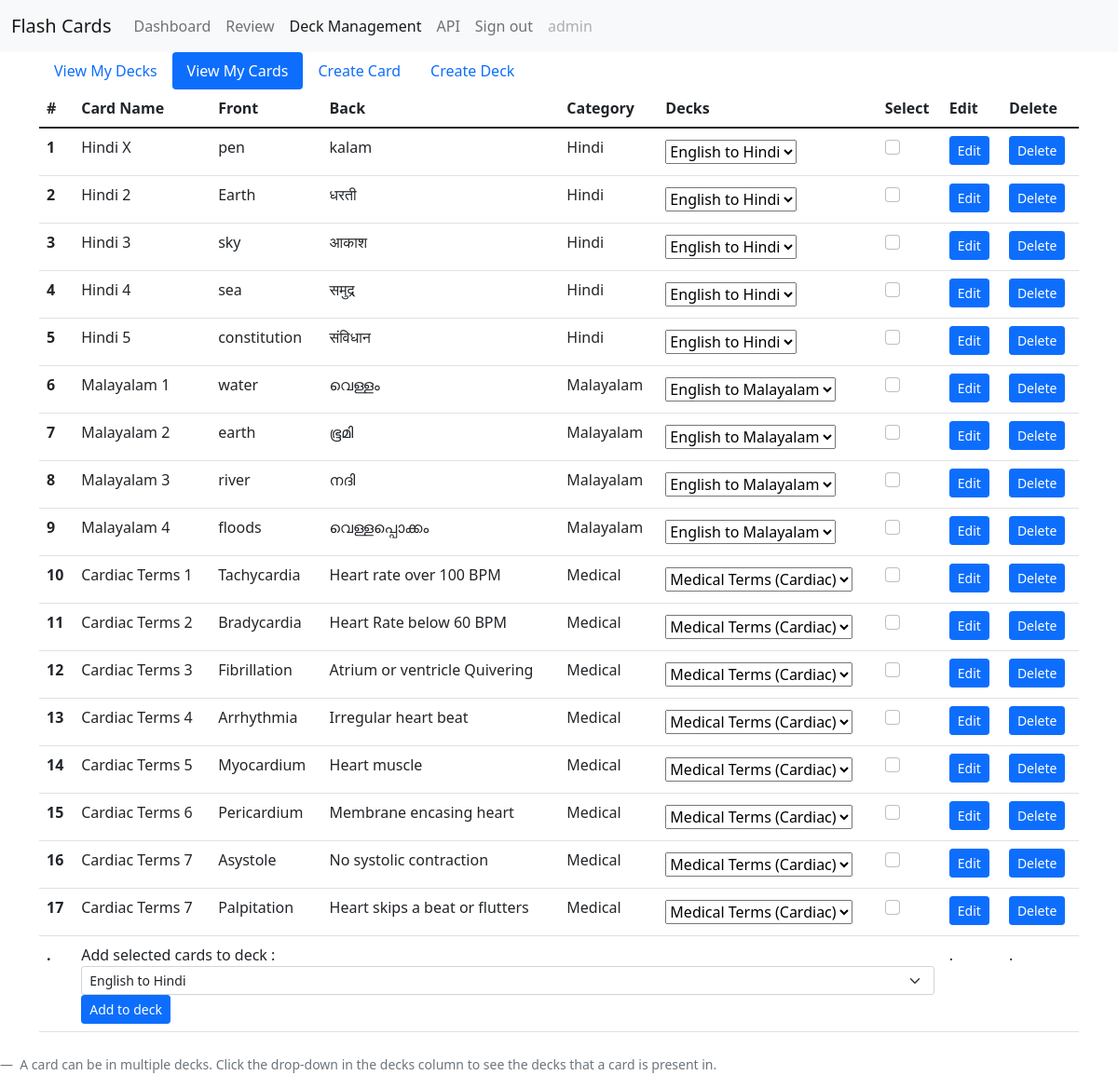
/deck_management/view_cards (signed in), run on the app's committed database.
### model.py (models this page shows)
class User(UserMixin,db.Model):
  id=db.Column(db.Integer, primary_key=True, autoincrement=True)
  username=db.Column(db.String(30),unique=True,nullable=False)
  password=db.Column(db.String(30),nullable=False)
  decks = db.relationship('User_Deck_Rel',backref='User')
  cards = db.relationship('User_Card_Rel',backref='User')
  user_decks=db.relationship('Deck',backref='User')
  user_cards=db.relationship('Card', backref='User')

class Card(db.Model):
  id=db.Column(db.Integer, primary_key=True, autoincrement=True)
  card_name=db.Column(db.String(30),nullable=False)
  front_content=db.Column(db.String(30),nullable=False)
  back_content=db.Column(db.String(30),nullable=False)
  category=db.Column(db.String(30),nullable=False)
  owner = db.Column(db.String(30),db.ForeignKey('user.username'),nullable=False)
  decks = db.relationship('Card_Deck_Rel',backref='Card')

class Deck(db.Model):
  id=db.Column(db.Integer, primary_key=True, autoincrement=True)
  deck_name=db.Column(db.String(30),nullable=False)
  subtitle=db.Column(db.String(30),nullable=False)
  summary=db.Column(db.String(30),nullable=False)
  owner = db.Column(db.String(30),db.ForeignKey('user.username'),nullable=False)
  cards = db.relationship('Card_Deck_Rel',backref='Deck')

### main.py (the view)
@app.route('/deck_management/view_cards',methods =['GET','POST'])
@login_required
def view_cards():
  if request.method=="POST":
    submit = request.form.get('submit',None)
    if submit==None:
      return redirect('/deck_management/view_cards')
    if submit == 'add_to_deck':
      selected_cards=request.form.getlist('selected')
      if len(selected_cards)<1:
        return redirect('/deck_management/view_cards')
      selected_deck=request.form.get('selected_deck',None)
      if selected_deck==None:
        return redirect('/deck_management/view_cards')
      deckx=Deck.query.filter_by(id=selected_deck).first()
      cards_in_deck = []
      for i in deckx.cards:
        cards_in_deck.append(i.card_id)
      for i in selected_cards:
        if int(i) not in cards_in_deck:
          rel = Card_Deck_Rel(card_id=i,deck_id=selected_deck)
          db.session.add(rel)
      db.session.commit()
      return redirect('/deck_management/view_cards')
    if submit.startswith("delete"):
      card_id=submit.split('_')[-1]
      User_Card_Rel.query.filter_by(card_id=card_id).delete()
      Card_Deck_Rel.query.filter_by(card_id=card_id).delete()
      Card.query.filter_by(id=card_id).delete()
      db.session.commit()
      return redirect('/deck_management/view_cards')
    if submit.startswith("edit"):
      card_id=submit.split('_')[-1]
      cardx=Card.query.filter_by(id=card_id).first()
      decks=[]
      for i in cardx.decks:
        deckx= Deck.query.filter_by(id=i.deck_id).first()
        decks.append(deckx)
      if cardx:
        return render_template('edit_card.html',username=current_user.username,card=cardx,decks=decks)
      else:
        return redirect('/deck_management/view_cards')
    if submit == "save_edit":
      card_id = request.form.get('id',None)
      card_name = request.form.get('cname',None)
      front_content = request.form.get('fcontent',None)
      back_content = request.form.get('bcontent',None)
      category = request.form.get('category',None)
      if card_id==None or card_name==None or front_content==None or back_content==None or category==None:
        return redirect('/deck_management/view_cards')
      if type(card_name)==type("abc") and type(front_content)==type("abc") and type(back_content)==type("abc") and type(category)==type("abc"):
        if len(card_name.strip())==0 or len(card_name.strip())>30 or len(front_content.strip())==0 or len(front_content.strip())>30 or len(back_content.strip())==0 or len(back_content.strip())>30 or len(category.strip())==0 or len(category.strip())>30:
          return redirect('/deck_management/view_cards')
      else:
        return redirect('/deck_management/view_cards')
      cardx=Card.query.filter_by(id=card_id).first()
      cardx.card_name=card_name
      cardx.front_content=front_content
      cardx.back_content=back_content
      cardx.category=category
      db.session.commit()
      return redirect('/deck_management/view_cards')
    if submit.startswith("removefromdeck"):
      deck_id=submit.split('_')[-1]
      card_id = request.form.get('id',None)
      if card_id:
        Card_Deck_Rel.query.filter_by(card_id=card_id,deck_id=deck_id).delete()
        db.session.commit()
      return redirect('/deck_management/view_cards')
  elif request.method=="GET":
    users_cards=Card.query.filter_by(owner=current_user.username).all()
    users_decks=Deck.query.filter_by(owner=current_user.username).all()
    card_deck={}
    for c in users_cards:
      card_deck[c.id]=[]
      for cc in c.decks:
        card_deck[c.id].append(cc.deck_id)
    deck_dict={}
    for i in users_decks:
      deck_dict[i.id]=i.deck_name
    return render_template("view_cards.html",username=current_user.username,cards=users_cards,decks=users_decks,card_deck=card_deck,deck_dict=deck_dict)

### main.py (called while the page is built)
@login_manager.user_loader
def user1(user_id):
  return User.query.get(int(user_id))

### templates/view_cards.html (shortened to what this page needs)
{% extends "layout.html" %}
{% block head %}
  {{ super() }}
{% endblock %}
{% block deckmanagement %}active{%endblock%}
{% block page %}
<div class="container">
    <ul class="nav nav-pills">
      <li class="nav-item">
        <a class="nav-link" aria-current="page" href="/deck_management">View My Decks</a>
      </li>
      <li class="nav-item">
        <a class="nav-link active" href="#">View My Cards</a>
      </li>
      <li class="nav-item">
        <a class="nav-link" href="/deck_management/create_card">Create Card</a>
      </li>
      <li class="nav-item">
        <a class="nav-link" href="/deck_management/create_deck">Create Deck</a>
      </li>
    </ul>
</div>
<div class="container" style="min-width:600px">
  <form method="POST" action="/deck_management/view_cards">
    <table class="table" id="card_table">
      <thead>
        <tr>
          <th scope="col">#</th>
          <th scope="col">Card Name</th>
          <th scope="col">Front</th>
          <th scope="col">Back</th>
          <th scope="col">Category</th>
          <th scope="col">Decks</th>
          <th scope="col">Select</th>
          <th scope="col">Edit</th>
          <th scope="col">Delete</th>
        </tr>
      </thead>
      <tbody>
        {% if cards|length > 0 %}
        {% for i in cards %}
        <tr>
          <th scope="row">{{loop.index}}</th>
          <td>{{i.card_name}}</td>
          <td>{{i.front_content}}</td>
          <td>{{i.back_content}}</td>
          <td>{{i.category}}</td>
          <td>
            {% if card_deck[i.id]|length>0 %}
                <select class="custom-select my-1 mr-sm-2" id="inlineFormCustomSelectPref">
                  {% for j in card_deck[i.id] %}
                  <option>{{ deck_dict[j] }}</option>
                  {% endfor %}
                </select>
             {% endif %}
          </td>
          <td><input class="form-check-input" type="checkbox" value="{{i.id}}" id="flexCheckDefault" name="selected"></td>
          <td>
            {% if i.owner==username %}
            <button type="submit" class="btn btn-primary btn-sm" value="{{"edit_"+i.id|string}}" name="submit">Edit</button>
            {% endif %}
          </td>
          <td>
            {% if i.owner==username %}
            <button type="submit" class="btn btn-primary btn-sm" value="{{"delete_"+i.id|string}}" name="submit">Delete</button>
            {% endif %}
          </td>
        </tr>
        {% endfor %}
        {% endif %}
        {% if decks|length>0 %}
        <tr>
          <th scope="row">.</th>
          <td colspan="6">
            Add selected cards to deck :
            <select class="form-select form-select-sm" aria-label=".form-select-sm example" name="selected_deck">
            {% for i in decks%}
              <option value="{{i.id}}">{{i.deck_name}}</option>
            {% endfor %}
            </select>
            <button type="submit" class="btn btn-primary btn-sm" value="add_to_deck" name="submit">Add to deck</button>
          </td>
          <td>
            .
          </td>
          <td>
            .
          </td>
        </tr>
        {% endif %}
      </tbody>
    </table>
  </form>
</div>
{% endblock %}
{% block footer %}
 <footer class="blockquote-footer"> A card can be in multiple decks. Click the drop-down in the decks column to see the decks that a card is present in.</footer>
{% endblock %}

### templates/layout.html (shortened to what this page needs)
<!DOCTYPE html>
<html lang="en">
<head>
  {% block head %}
  <link href="https://cdn.jsdelivr.net/npm/bootstrap@5.1.3/dist/css/bootstrap.min.css" rel="stylesheet">
  {% endblock %}
</head>
<body>
<nav class="navbar navbar-expand-lg navbar-light bg-light">
  <div class="container-fluid">
    <span class="navbar-brand" href="#">Flash Cards</span>
    <div class="collapse navbar-collapse" id="navbarNav">
      <ul class="navbar-nav">
        <li class="nav-item">
          <a class="nav-link {% block dashboard %}{% endblock %}" aria-current="page" href="/dashboard">Dashboard</a>
        </li>
        <li class="nav-item">
          <a class="nav-link {% block review %}{% endblock %}" href="/review">Review</a>
        </li>
        <li class="nav-item">
          <a class="nav-link {% block deckmanagement %}{% endblock %}" href="/deck_management">Deck Management</a>
        </li>
        <li class="nav-item">
          <a class="nav-link {% block restapi %}{% endblock %}" href="/apidoc">API</a>
        </li>
        <li class="nav-item">
          <a class="nav-link" href="/logout">Sign out</a>
        </li>
        <li class="nav-item">
          <a class="nav-link disabled">{{username}}</a>
        </li>
      </ul>
    </div>
  </div>
</nav>
{% block page %}{% endblock %}
<br/>
{% block footer %}{% endblock %}
</body>
</html>

### data on the page
User: username "admin"
Card: card_name "Hindi X", front_content "pen", back_content "kalam", category "Hindi", id.deck_name "English to Hindi"
Card: card_name "Hindi 2", front_content "Earth", back_content "धरती", category "Hindi", id.deck_name "English to Hindi"
Card: card_name "Hindi 3", front_content "sky", back_content "आकाश", category "Hindi", id.deck_name "English to Hindi"
Card: card_name "Hindi 4", front_content "sea", back_content "समुद्र", category "Hindi", id.deck_name "English to Hindi"
Card: card_name "Hindi 5", front_content "constitution", back_content "संविधान", category "Hindi", id.deck_name "English to Hindi"
Card: card_name "Malayalam 1", front_content "water", back_content "വെള്ളം", category "Malayalam", id.deck_name "English to Malayalam"
Card: card_name "Malayalam 2", front_content "earth", back_content "ഭൂമി", category "Malayalam", id.deck_name "English to Malayalam"
Card: card_name "Malayalam 3", front_content "river", back_content "നദി", category "Malayalam", id.deck_name "English to Malayalam"
Card: card_name "Malayalam 4", front_content "floods", back_content "വെള്ളപ്പൊക്കം", category "Malayalam", id.deck_name "English to Malayalam"
Card: card_name "Cardiac Terms 1", front_content "Tachycardia", back_content "Heart rate over 100 BPM", category "Medical", id.deck_name "Medical Terms (Cardiac)"
Card: card_name "Cardiac Terms 2", front_content "Bradycardia", back_content "Heart Rate below 60 BPM", category "Medical", id.deck_name "Medical Terms (Cardiac)"
Card: card_name "Cardiac Terms 3", front_content "Fibrillation", back_content "Atrium or ventricle Quivering", category "Medical", id.deck_name "Medical Terms (Cardiac)"
Card: card_name "Cardiac Terms 4", front_content "Arrhythmia", back_content "Irregular heart beat", category "Medical", id.deck_name "Medical Terms (Cardiac)"
Card: card_name "Cardiac Terms 5", front_content "Myocardium", back_content "Heart muscle", category "Medical", id.deck_name "Medical Terms (Cardiac)"
Card: card_name "Cardiac Terms 6", front_content "Pericardium", back_content "Membrane encasing heart", category "Medical", id.deck_name "Medical Terms (Cardiac)"
Card: card_name "Cardiac Terms 7", front_content "Asystole", back_content "No systolic contraction", category "Medical", id.deck_name "Medical Terms (Cardiac)"
Card: card_name "Cardiac Terms 7", front_content "Palpitation", back_content "Heart skips a beat or flutters", category "Medical", id.deck_name "Medical Terms (Cardiac)"

### other printed values
form field selected_deck "English to Hindi"
